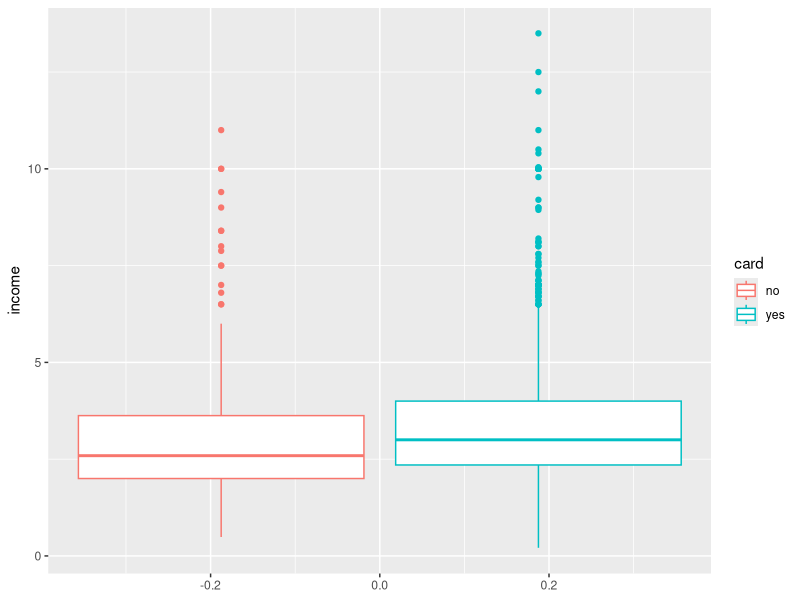
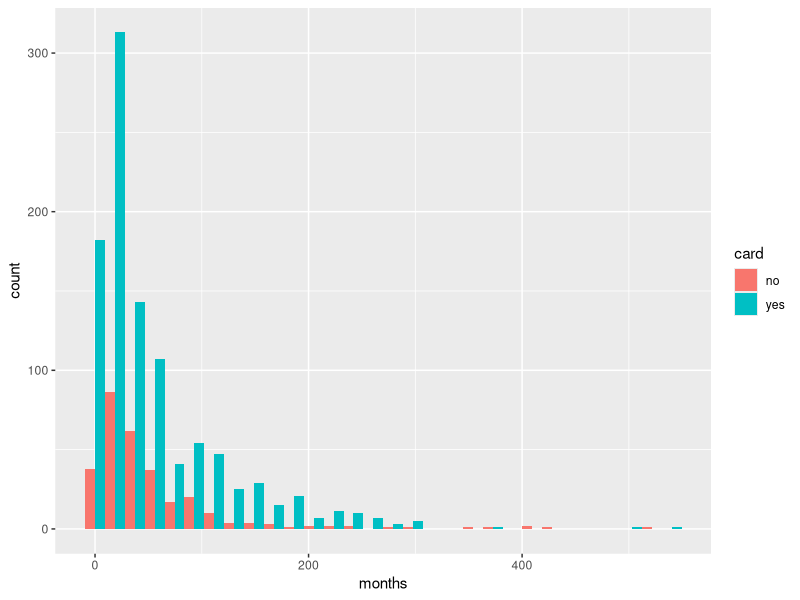
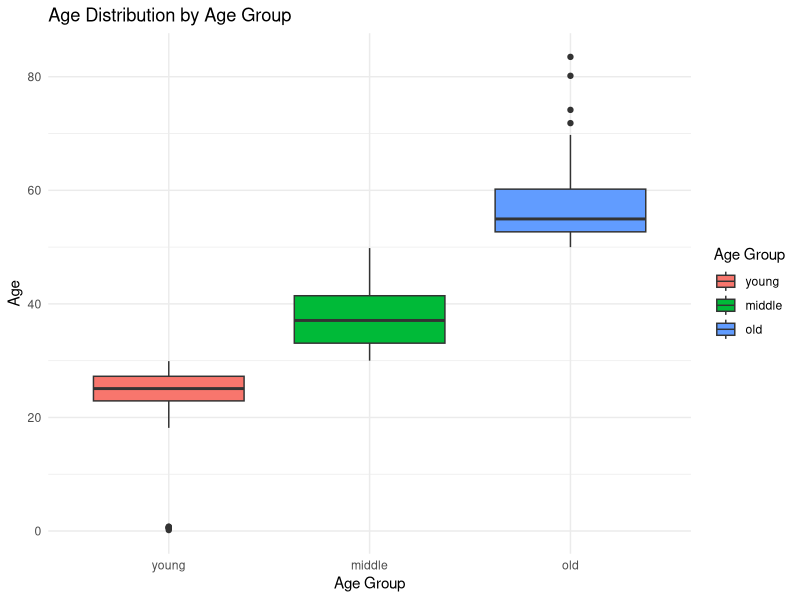
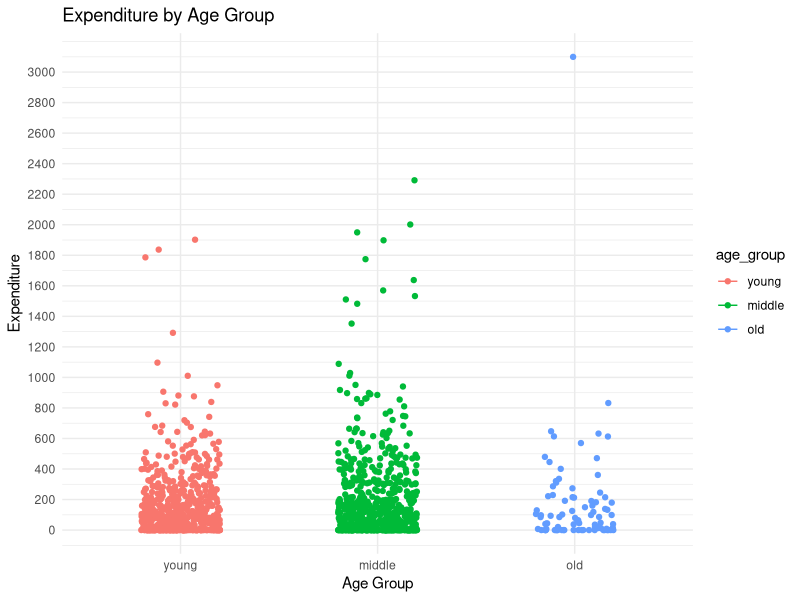
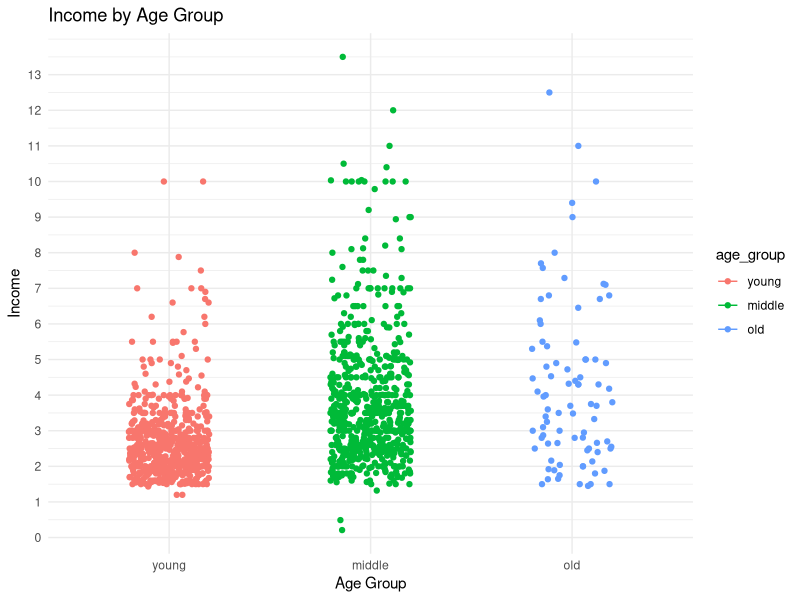

These figures' R source, in order:
## ---- chunk 1
knitr::opts_chunk$set(echo = TRUE)
## ---- chunk 2
library(AER)
library(dplyr)
library(knitr)
library(ggplot2)
data("CreditCard")

## ---- chunk 3
cards_summarised <- CreditCard %>%
  mutate(owner_true = ifelse(owner == "yes", TRUE, FALSE)) %>%
  group_by(card) %>%
  summarise(
    quantity = n(),
    range = max(income) - min(income),
    'highest income' = max(income),
    'lowest income' = min(income),
    'mean of income' = mean(income),
    'median of income' = median(income),
    'interquartile range' = quantile(income, 0.75) - quantile(income, 0.25),
    'standard deviation' = sd(income),
    'owner is true' = sum(owner_true)
  )

## ---- chunk 4
library(kableExtra)
cards_summarised %>%
  kable(caption = "Summary table for income") %>%
  kable_styling(full_width = FALSE) 

CreditCard %>%
  ggplot(aes(y = income, color = card)) +
  geom_boxplot()

## ---- chunk 5

median_months <- median(CreditCard$months)
mean_months <- mean(CreditCard$months)

months_summarised <- CreditCard %>%
  group_by(card) %>%
  summarise(
    'median of months' = median_months,
    'percentage of older than the median' = paste(round((sum(months > median_months) / n()) * 100, 2), "%", sep = ""),
    'mean of months' = mean_months,
    'percentage of older than the mean' = paste(round((sum(months > mean_months) / n()) * 100, 2), "%", sep = "")
  )
## ---- chunk 6

months_summarised %>%
  kable(caption="How months are divided by cards") %>%
  kable_styling(full_width = FALSE)

CreditCard %>%
  ggplot(aes(x = months, fill = card)) +
  geom_histogram(position = "dodge")

## ---- chunk 7
share_summarised <- CreditCard %>%
  group_by(card) %>%
  summarise(
    quantity = n(),
    range = max(share) - min(share),
    'highest value of share' = max(share),
    'lowest value of share' = min(share),
    'mean of share' = mean(share),
    'median of share' = median(share),
    'interquartile share' = quantile(share, 0.75) - quantile(share, 0.25),
    'standard deviation' = sd(share)
  )

## ---- chunk 8

share_summarised %>%
  kable(caption="Share in comparison with cards") %>%
  kable_styling(full_width = FALSE)

## ---- chunk 9
age_data <- CreditCard %>%
  mutate(age_group = ifelse(age<30, "young", ifelse(age<50, "middle", "old")))

age_data$age_group <- factor(age_data$age_group, levels = c("young", "middle", "old"))

# Plot the data
ggplot(age_data, aes(x = age_group, y = age, fill = age_group)) +
  geom_boxplot() +
  labs(x = "Age Group", y = "Age", fill = "Age Group") +
  ggtitle("Age Distribution by Age Group") +
  theme_minimal()
## ---- chunk 10
ggplot(age_data, aes(x = age_group, y = expenditure, color = age_group)) +
  geom_point(position = position_jitter(width = 0.2)) + 
  stat_summary(fun = mean, geom = "errorbar", width = 0.2) +
  labs(x = "Age Group", y = "Expenditure", fill = "Age Group") +
  ggtitle("Expenditure by Age Group") +
  theme_minimal() +
  scale_y_continuous(breaks = seq(0, max(age_data$expenditure), by = 200))
## ---- chunk 11
ggplot(age_data, aes(x = age_group, y = income, color = age_group)) +
  geom_point(position = position_jitter(width = 0.2)) + 
  stat_summary(fun = mean, geom = "errorbar", width = 0.2) +
  labs(x = "Age Group", y = "Income", fill = "Age Group") +
  ggtitle("Income by Age Group") +
  theme_minimal() +
  scale_y_continuous(breaks = seq(0, max(age_data$income), by = 1))
